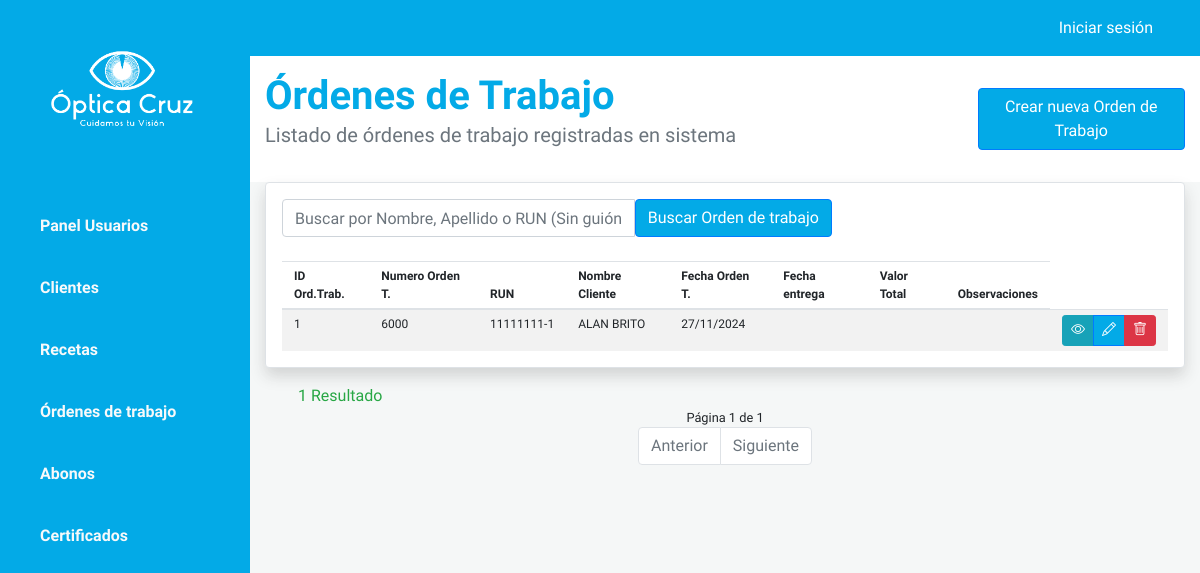
Page /ordenTrabajo_list on the committed database.
### optica/models.py (models this page shows, shortened)
class OrdenTrabajo(models.Model):
    idReceta = models.ForeignKey(Receta, null=True, blank=True, on_delete=models.CASCADE, verbose_name="ID Receta")
    idOrdenTrabajo = models.BigAutoField(primary_key=True, verbose_name="ID Orden de Trabajo")
    numeroOrdenTrabajo = models.IntegerField(verbose_name="Número de Orden de Trabajo")
    fechaOrdenTrabajo = models.DateTimeField(auto_now_add=True, null=True, blank=True, verbose_name="Fecha Orden de Trabajo")
    fechaEntregaOrdenTrabajo = models.DateField(null=True, blank=True, verbose_name="Fecha Entrega")
    horaEntregaOrdenTrabajo = models.TimeField(null=True, blank=True, verbose_name="Hora de Entrega")
    laboratorioLejos = models.CharField(max_length=30, null=True, blank=True, verbose_name="Laboratorio (Lejos)")
    gradoLejosOd = models.CharField(max_length=10, null=True, blank=True, verbose_name="Grado Lejos OD")
    gradoLejosOi = models.CharField(max_length=10, null=True, blank=True, verbose_name="Grado Lejos OI")
    prismaLejosOd = models.CharField(max_length=10, null=True, blank=True, verbose_name="Prisma Lejos OD")
    prismaLejosOi = models.CharField(max_length=10, null=True, blank=True, verbose_name="Prisma Lejos OI")
    adicionLejosOd = models.CharField(max_length=10, null=True, blank=True, verbose_name="Adición Lejos OD")
    adicionLejosOi = models.CharField(max_length=10, null=True, blank=True, verbose_name="Adición Lejos OI")
    tipoCristalLejos = models.CharField(max_length=25, null=True, blank=True, verbose_name="Tipo de Cristal (Lejos)")
    colorCristalLejos = models.CharField(max_length=20, null=True, blank=True, verbose_name="Color (Lejos)")
    marcoLejos = models.CharField(max_length=25, null=True, blank=True, verbose_name="Marco (Lejos)")
    valorMarcoLejos = models.IntegerField(null=True, blank=True, verbose_name="Valor Marco (Lejos)")
    valorCristalesLejos = models.IntegerField(null=True, blank=True, verbose_name="Valor Cristal (Lejos)")
    totalLejos = models.IntegerField(null=True, blank=True, verbose_name="Total (Lejos)")
    altura = models.CharField(max_length=25, null=True, blank=True, verbose_name="Altura")
    laboratorioCerca = models.CharField(max_length=30, null=True, blank=True, verbose_name="Laboratotio (Cerca)")
    gradoCercaOd = models.CharField(max_length=10, null=True, blank=True, verbose_name="Grado Cerca OD")
    gradoCercaOi = models.CharField(max_length=10, null=True, blank=True, verbose_name="Grado Cerca OI")
    prismaCercaOd = models.CharField(max_length=10, null=True, blank=True, verbose_name="Prisma Cerca OD")
    prismaCercaOi = models.CharField(max_length=10, null=True, blank=True, verbose_name="Prisma Cerca OI")
    adicionCercaOd = models.CharField(max_length=10, null=True, blank=True, verbose_name="Adición Cerca OD")
    adicionCercaOi = models.CharField(max_length=10, null=True, blank=True, verbose_name="Adición Cerca OI")
    tipoCristalCerca = models.CharField(max_length=25, null=True, blank=True, verbose_name="Tipo de Cristal (Cerca)")
    colorCristalCerca = models.CharField(max_length=20, null=True, blank=True, verbose_name="Color (Cerca)")
    marcoCerca = models.CharField(max_length=25, null=True, blank=True, verbose_name="Marco (Cerca)")
    valorMarcoCerca = models.IntegerField(null=True, blank=True, verbose_name="Valor Marco (Cerca)")
    valorCristalesCerca = models.IntegerField(null=True, blank=True, verbose_name="Valor Cristal (Cerca)")
    totalCerca = models.IntegerField(null=True, blank=True, verbose_name="Total (Cerca)")
    totalOrdenTrabajo = models.IntegerField(null=True, blank=True, verbose_name="Total")
    tipoPago = models.CharField(max_length=25, null=True, blank=True, verbose_name="Tipo de Pago")
    numeroVoucherOrdenTrabajo = models.IntegerField(null=True, blank=True, verbose_name="Número de Voucher")
    observacionOrdenTrabajo = models.CharField(max_length=300, null=True, blank=True, verbose_name="Observaciones")

class Receta(models.Model):
    idReceta = models.BigAutoField(primary_key=True, verbose_name="ID receta")
    rutCliente = models.ForeignKey(Cliente, on_delete=models.CASCADE, verbose_name="RUN Cliente")
    dvRutCliente = models.CharField(max_length=1, null=True, blank=True, verbose_name="Dígito")
    nombreCliente = models.CharField(max_length=20, null=True, blank=True, verbose_name="Nombre")
    apPaternoCliente = models.CharField(max_length=20, null=True, blank=True, verbose_name="Apellido Paterno")
    apMaternoCliente = models.CharField(max_length=20, null=True, blank=True, verbose_name="Apellido Materno")
    celularCliente = models.IntegerField(null=True, blank=True, verbose_name="Celular")
    telefonoCliente = models.IntegerField(null=True, blank=True, verbose_name="Teléfono")
    numeroReceta = models.IntegerField(null=True, blank=True, verbose_name="Número de Receta")
    fechaReceta = models.DateField(null=True, blank=True, verbose_name="Fecha Receta")
    creacionReceta = models.DateTimeField(auto_now_add=True, verbose_name="Creado el día")
    imagenReceta = models.ImageField(upload_to='imagenes/', null=True, blank=True, verbose_name="Imagen")
    lejosOdEsfera = models.CharField(max_length=10, null=True, blank=True, verbose_name="Esfera")
    lejosOdCilindro = models.CharField(max_length=10, null=True, blank=True, verbose_name="Cilindro")
    lejosOdEje = models.CharField(max_length=10, null=True, blank=True, verbose_name="Eje")
    lejosOiEsfera = models.CharField(max_length=10, null=True, blank=True, verbose_name="Esfera")
    lejosOiCilindro = models.CharField(max_length=10, null=True, blank=True, verbose_name="Cilindro")
    lejosOiEje = models.CharField(max_length=10, null=True, blank=True, verbose_name="Eje")
    dpLejos = models.CharField(max_length=10, null=True, blank=True, verbose_name="Distancia Pupilar")
    cercaOdEsfera = models.CharField(max_length=10, null=True, blank=True, verbose_name="Esfera")
    cercaOdCilindro = models.CharField(max_length=10, null=True, blank=True, verbose_name="Cilindro")
    cercaOdEje = models.CharField(max_length=10, null=True, blank=True, verbose_name="Eje")
    cercaOiEsfera = models.CharField(max_length=10, null=True, blank=True, verbose_name="Esfera")
    cercaOiCilindro = models.CharField(max_length=10, null=True, blank=True, verbose_name="Cilindro")
    cercaOiEje = models.CharField(max_length=10, null=True, blank=True, verbose_name="Eje")
    dpCerca = models.CharField(max_length=10, null=True, blank=True, verbose_name="Distancia Pupilar")
    tipoLente = models.CharField(max_length=20, null=True, blank=True, verbose_name="Tipo de Lente")
    institucion = models.CharField(max_length=20, null=True, blank=True, verbose_name="Institucion")
    doctorOftalmologo = models.CharField(max_length=40, null=True, blank=True, verbose_name="Médico Oftalmología")
    observacionReceta = models.CharField(max_length=300, null=True, blank=True, verbose_name="Observaciones")

class Cliente(models.Model):
    rutCliente = models.IntegerField(primary_key=True, verbose_name="RUN Cliente")
    dvRutCliente = models.CharField(max_length=1, verbose_name="Digito")
    nombreCliente = models.CharField(max_length=20, verbose_name="Nombre")
    apPaternoCliente = models.CharField(max_length=20, verbose_name="Apellido Paterno")
    apMaternoCliente = models.CharField(max_length=20, null=True, blank=True, verbose_name="Apellido Materno")
    celularCliente = models.IntegerField(null=True, blank=True, verbose_name="Celular")
    telefonoCliente = models.IntegerField(null=True, blank=True, verbose_name="Teléfono")
    emailCliente = models.EmailField(max_length=50, null=True, blank=True, verbose_name="Correo Electrónico")
    direccionCliente = models.CharField(max_length=100, null=True, blank=True, verbose_name="Dirección")
    creacionCliente = models.DateTimeField(auto_now_add=True, verbose_name="Creado el día")
    def __str__(self):
        return f"{self.rutCliente}"

### optica/views.py (the view)
# urls.py: path('ordenTrabajo_list', ListarOrdenTrabajoView.as_view(), name='ordenTrabajo_list'),
class ListarOrdenTrabajoView(generic.ListView):
    model = OrdenTrabajo
    paginate_by = 8
    ordering = ['-fechaOrdenTrabajo']
    def get_queryset(self) -> QuerySet[Any]:
        q = self.request.GET.get('q')
        if q:
            return OrdenTrabajo.objects.filter(
                Q(idReceta__rutCliente__nombreCliente__icontains=q) |
                Q(idReceta__rutCliente__apPaternoCliente__icontains=q) |
                Q(idReceta__rutCliente__rutCliente__icontains=q)
            )
        return super().get_queryset()

### optica/templates/optica/ordenTrabajo_list.html (shortened to what this page needs)
{% extends 'optica/base.html' %}
{% load static %}
{% block content%}
<div id="content" class="bg-grey w-100">
    <section class="bg-light py-3">
        <div class="container">
            <div class="row">
                <div class="col-lg-9 col-md-8">
                    <h1 class="font-weight-bold mb-0">Órdenes de Trabajo</h1>
                    <p class="lead text-muted">Listado de órdenes de trabajo registradas en sistema</p>
                </div>
                <div class="col-lg-3 col-md-4 d-flex">
                    <a href="{% url 'ordenTrabajo_new' %}" class="btn btn-primary w-100 align-self-center">
                        Crear nueva Orden de Trabajo</a>
                </div>
            </div>
        </div>
    </section>
    <div class="mt-0">
        <div class="container-fluid w-100">
            <div class="card border border-1 shadow rounded p-3 ">
                <form action="" style="max-width: 550px;">
                    <div class="input-group">
                        <input type="text" class="form-control"
                            placeholder="Buscar por Nombre, Apellido o RUN (Sin guión)" name="q"
                            value="{{ request.GET.q }}">
                        <button class="btn btn-primary">
                            Buscar Orden de trabajo
                        </button>
                    </div>
                </form>
                <br>
                <table class="table table-condensed table-striped mb-0">
                    <thead>
                        <tr>
                            <th scope="col">ID Ord.Trab.</th>
                            <th scope="col">Numero Orden T.</th>
                            <th scope="col">RUN</th>
                            <th scope="col">Nombre Cliente</th>
                            <th scope="col">Fecha Orden T.</th>
                            <th scope="col">Fecha entrega</th>
                            <th scope="col">Valor Total </th>
                            <th scope="col">Observaciones</th>
                        </tr>
                    </thead>
                    <tbody>
                        {% for ordenTrabajo in object_list %}
                        <tr>
                            <td>{{ ordenTrabajo.idOrdenTrabajo }}</td>
                            <td>{{ ordenTrabajo.numeroOrdenTrabajo }}</td>
                            <td>{{ ordenTrabajo.idReceta.rutCliente }}-{{ ordenTrabajo.idReceta.dvRutCliente }}</td>
                            <td class="text-uppercase">{{ ordenTrabajo.idReceta.nombreCliente }}
                                {{ ordenTrabajo.idReceta.apPaternoCliente }}
                                {{ ordenTrabajo.idRreceta.apMaternoCliente |default:'' }}</td>
                            <td>{{ ordenTrabajo.fechaOrdenTrabajo |date:'d/m/Y' |default:'' }}</td>
                            <td>{{ ordenTrabajo.fechaEntregaOrdenTrabajo |date:'d/m/Y' |default:'' }}</td>
                            <td>{{ ordenTrabajo.totalOrdenTrabajo |default:'' }}</td>
                            <td>{{ ordenTrabajo.observacionOrdenTrabajo |default:'' }}</td>
                            <td>
                                <div class="btn-group btn-group-sm">
                                    <button type="button" class="btn btn-info" data-bs-toggle="modal"
                                        data-bs-target="#ordenTrabajoModal{{ ordenTrabajo.idOrdenTrabajo }}">
                                        <i class="bi bi-eye"></i>
                                    </button>
                                    <a href="{% url 'ordenTrabajo_edit' ordenTrabajo.pk %}" class="btn btn-primary">
                                        <i class="bi bi-pencil"></i>
                                    </a>
                                    <button type="button" class="btn btn-danger" data-bs-toggle="modal"
                                        data-bs-target="#eliminarOrdenTrabajoModal{{ ordenTrabajo.idOrdenTrabajo }}">
                                        <i class="bi bi-trash"></i>
                                    </button>
                                </div>
                            </td>
                        </tr>
                        {% endfor %}
                    </tbody>
                </table>
            </div>
        </div>
        <div class="text-success text-left mt-3 ml-5">
            {{ page_obj.paginator.count }} Resultado{{ page_obj.paginator.count|pluralize }}
        </div>
        <div class="d-flex justify-content-center">
            <small class="d-none d-sm-inline-block text-body">
                Página {{ page_obj.number }} de {{ page_obj.paginator.num_pages }}
            </small>
        </div>
        <section>
            <nav aria-label="Page navigation">
                <ul class="pagination justify-content-center">
                    {% if page_obj.has_previous %}
                    <li class="page-item">
                        <a class="page-link"
                            href="{% url 'ordenTrabajo_list' %}?page={{ page_obj.previous_page_number }}"
                            aria-label="Anterior">
                            <span aria-hidden="true">
                                Anterior </span>
                        </a>
                    </li>
                    {% else %}
                    <li class="page-item disabled">
                        <a class="page-link" href="#" aria-label="Anterior">
                            <span aria-hidden="true">
                                Anterior </span>
                        </a>
                    </li>
                    {% endif %}
                    {% if page_obj.has_next %}
                    <li class="page-item">
                        <a class="page-link" href="{% url 'ordenTrabajo_list' %}?page={{ page_obj.next_page_number }}"
                            aria-label="Siguiente">
                            <span aria-hidden="true">
                                Siguiente
                            </span>
                        </a>
                    </li>
                    {% else %}
                    <li class="page-item disabled">
                        <a class="page-link" href="#" aria-label="Siguiente">
                            <span aria-hidden="true">
                                Siguiente
                            </span>
                        </a>
                    </li>
                    {% endif %}
                </ul>
            </nav>
        </section>
    </div>
</div>
{% endblock content %}

### optica/templates/optica/ordenTrabajo_list.html (style rules this page uses)
.table-condensed { font-size: 12px; }
.table-condensed th, .table-condensed td { padding-top: 5px; padding-bottom: 5px; }

### rows in the picture
OrdenTrabajo: idOrdenTrabajo "1", numeroOrdenTrabajo "6000", idReceta.rutCliente "11111111", idReceta.dvRutCliente "1", idReceta.nombreCliente "ALAN", idReceta.apPaternoCliente "BRITO", fechaOrdenTrabajo "27/11/2024"

### other values in the picture
{{ page_obj.paginator.count }} "1"
{{ page_obj.number }} "1"
{{ page_obj.paginator.num_pages }} "1"
